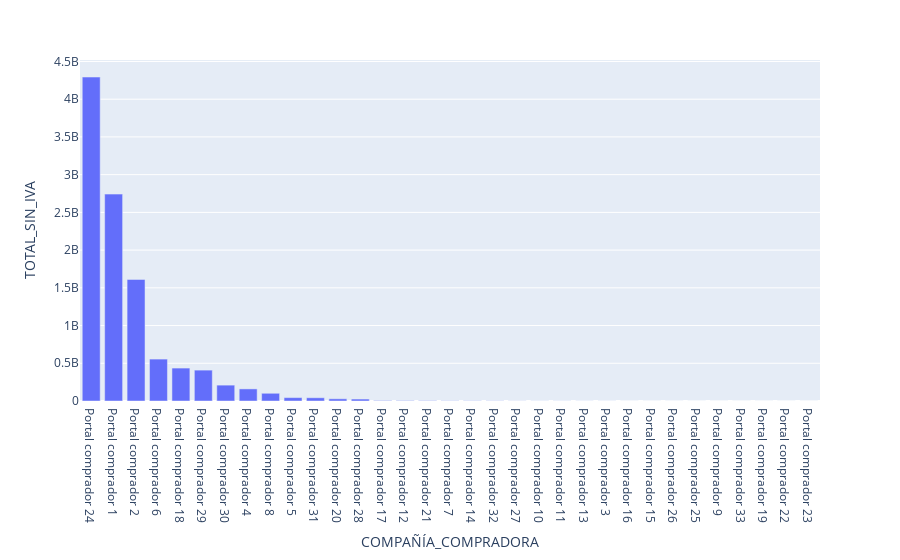

Here is the notebook cell this chart was saved with:
### Code cell
px.bar(df_Comp, y='TOTAL_SIN_IVA')

### Figure 1 — Plotly figure (JSON) as saved in the notebook; plotly's stock layout.template omitted (floating-point values rounded to 4 significant figures)
{"data": [{"alignmentgroup": "True", "hovertemplate": "COMPAÑÍA_COMPRADORA=%{x}<br>TOTAL_SIN_IVA=%{y}<extra></extra>", "legendgroup": "", "marker": {"color": "#636efa", "pattern": {"shape": ""}}, "name": "", "offsetgroup": "", "orientation": "v", "showlegend": false, "textposition": "auto", "type": "bar", "x": ["Portal comprador 24", "Portal comprador 1", "Portal comprador 2", "Portal comprador 6", "Portal comprador 18", "Portal comprador 29", "Portal comprador 30", "Portal comprador 4", "Portal comprador 8", "Portal comprador 5", "Portal comprador 31", "Portal comprador 20", "Portal comprador 28", "Portal comprador 17", "Portal comprador 12", "Portal comprador 21", "Portal comprador 7", "Portal comprador 14", "Portal comprador 32", "Portal comprador 27", "Portal comprador 10", "Portal comprador 11", "Portal comprador 13", "Portal comprador 3", "Portal comprador 16", "Portal comprador 15", "Portal comprador 26", "Portal comprador 25", "Portal comprador 9", "Portal comprador 33", "Portal comprador 19", "Portal comprador 22", "Portal comprador 23"], "xaxis": "x", "y": [4293598464, 2742179328, 1611188352, 555513088, 436416352, 409359680, 210401360, 160436176, 102270872, 44941556, 42950160, 29126856, 25836052, 6140000, 5165571, 4189000, 2839494, 2770206, 2387811, 1342701, 1051849, 974394, 739565, 644588, 400752, 360000, 144585, 46912, 25600, 25210, 20000, 8364, 4627], "yaxis": "y"}], "layout": {"barmode": "relative", "legend": {"tracegroupgap": 0}, "margin": {"t": 60}, "xaxis": {"anchor": "y", "domain": [0, 1], "title": {"text": "COMPAÑÍA_COMPRADORA"}}, "yaxis": {"anchor": "x", "domain": [0, 1], "title": {"text": "TOTAL_SIN_IVA"}}}}
